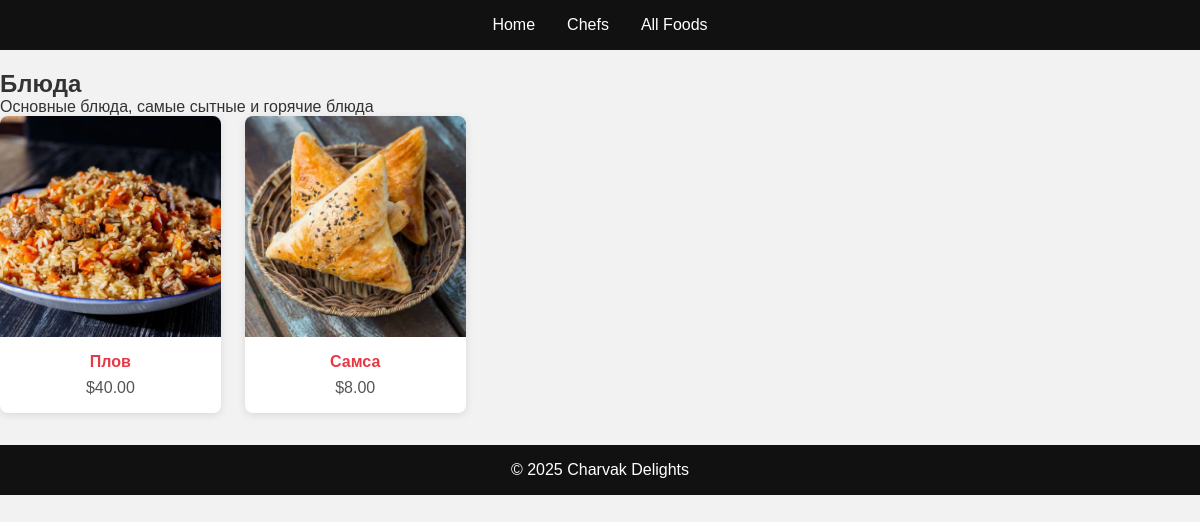
Page /category/1/ on the committed database.
### firstApp/models.py (models this page shows, shortened)
class Category(models.Model):
    name = models.CharField(max_length=100)
    description = models.TextField()
    photo = models.ImageField(upload_to='categories/')

class Food(models.Model):
    name = models.CharField(max_length=150)
    description = models.TextField()
    price = models.DecimalField(max_digits=8, decimal_places=2)
    is_available = models.BooleanField(default=True)
    image = models.ImageField(upload_to='foods/')
    category = models.ForeignKey(Category, on_delete=models.CASCADE, related_name='foods')
    chef = models.ForeignKey(Chef, on_delete=models.CASCADE, related_name='foods')
    is_on_sale = models.BooleanField(default=False)

### firstApp/views.py (the view)
# urls.py: path('category/<int:pk>/', CategoryDetailView.as_view(), name='category_detail'),
class CategoryDetailView(DetailView):
    model = Category
    template_name = 'firstApp/category_detail.html'
    context_object_name = 'category'
    def get_context_data(self, **kwargs):
        context = super().get_context_data(**kwargs)
        context['foods'] = self.object.foods.all()
        return context

### firstApp/templates/firstApp/category_detail.html
{% extends 'firstApp/base.html' %}
{% block content %}
<section>
  <h2>{{ category.name }}</h2>
  <p>{{ category.description }}</p>
  <div class="grid">
    {% for food in foods %}
      <div class="card">
        <a href="{% url 'firstApp:food_detail' food.pk %}">
          <div class="card-image">
            <img src="{{ food.image.url }}" alt="{{ food.name }}">
          </div>
          <div class="card-content">
            <h4>{{ food.name }}</h4>
            <p>${{ food.price }}</p>
          </div>
        </a>
      </div>
    {% endfor %}
  </div>
</section>
{% endblock %}

### firstApp/static/firstApp/style.css (style rules this page uses)
* { margin:0; padding:0; box-sizing:border-box; }
body { font-family:'Rubik', sans-serif; background:#f2f2f2; color:#333; }
a { text-decoration:none; color:inherit; }
.grid { display:grid; grid-template-columns:repeat(auto-fill,minmax(200px,1fr)); gap:1.5rem; }
.card { background:#fff; border-radius:8px; overflow:hidden; box-shadow:0 2px 8px rgba(0,0,0,0.1); transition:transform .3s; }
.card a { display:block; }
.card-image { position:relative; width:100%; padding-top:100%; overflow:hidden; }
.card-image img { position:absolute; top:0; left:0; width:100%; height:100%; object-fit:cover; }
.card-content { padding:1rem; text-align:center; }
.card-content h3, .card-content h4 { margin-bottom:0.5rem; color:#e63946; }
.card-content p { color:#555; }

### rows in the picture
Category: name "Блюда", description "Основные блюда, самые сытные и горячие блюда"
Food: image (picture), name "Плов", price "40.00"
Food: image (picture), name "Самса", price "8.00"
